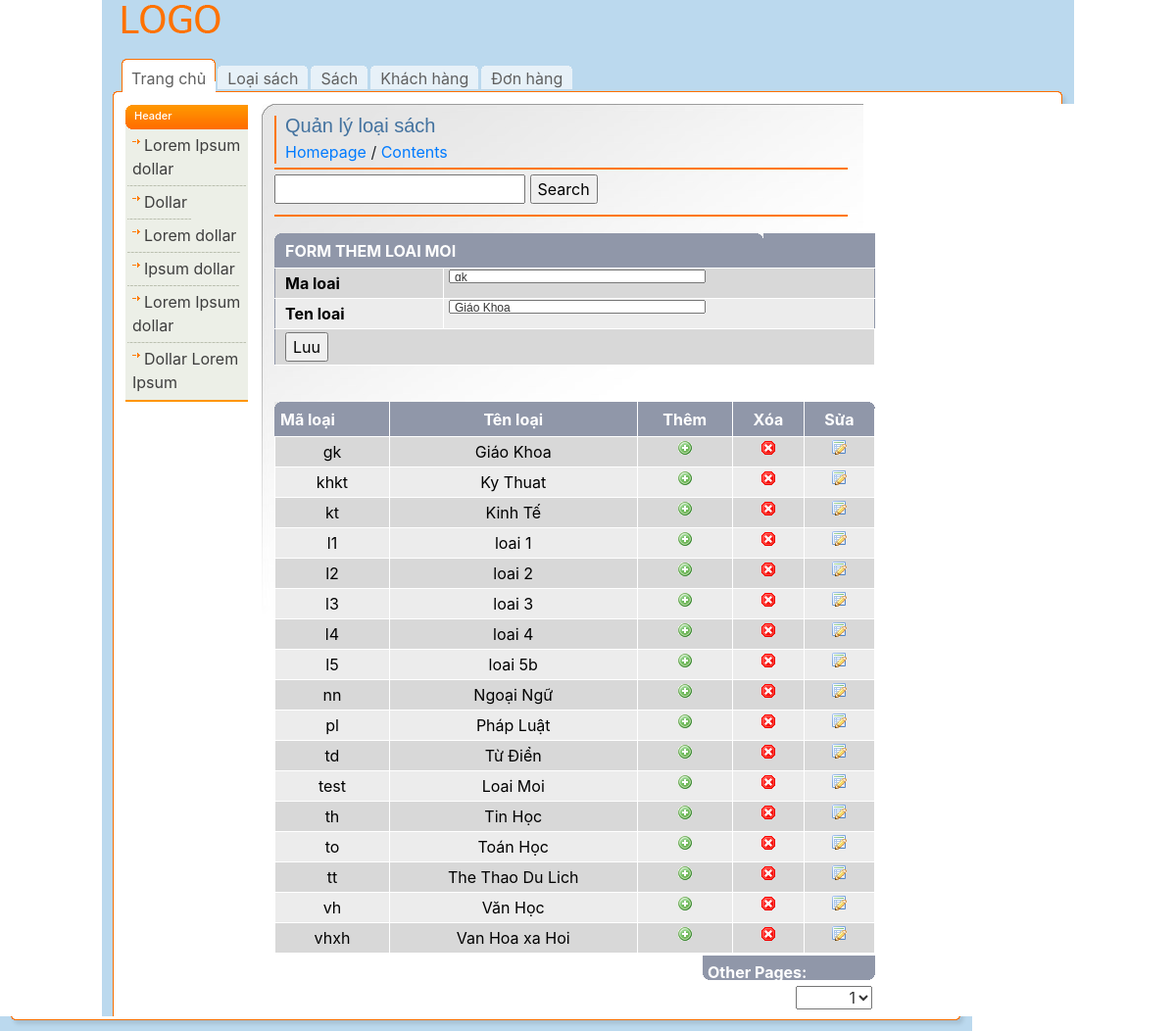
/admin/index.php?mo=loai&ac=sua&ml=gk, run on the app's committed database.
### tables this page shows
CREATE TABLE IF NOT EXISTS `loai` (
  `maloai` varchar(5) NOT NULL,
  `tenloai` varchar(50) NOT NULL,
  PRIMARY KEY (`maloai`)
);

### classes/Db.class.php (called while the page is built, shortened)
<?php
class Db{
		private $pdo= null;
		public function __construct()
		{
			$driver="mysql:host=". HOST."; dbname=". DB_NAME;
			try
			{
				$this->pdo = new PDO($driver, DB_USER, DB_PASS);
				$this->pdo->query("set names 'utf8' ");
			}
			catch(PDOException $e)
			{
				echo "Err:". $e->getMessage();	exit();
			}
		}
		private function query($sql, $arr = array(), $mode = PDO::FETCH_ASSOC)
		{
			$stm = $this->pdo->prepare($sql);
			if (!$stm->execute( $arr))
				{
				echo "Sql lỗi.";
				echo $this->sql_debug($sql,$arr);
				}
			return $stm->fetchAll($mode);
		}
		public function exeQuery($sql,  $arr = array(), $mode = PDO::FETCH_ASSOC)
		{
			return $this->query($sql, $arr, $mode);
		}
	}
?>

### classes/Loai.class.php (called while the page is built, shortened)
<?php
class Loai extends Db{
	public function tatCa()
	{
		$sql="select * from loai";
		return $this->exeQuery($sql);
	}
	public function thongTin1Loai($ma)
	{
		$sql="select * from loai where maloai=?";
		return $this->exeQuery($sql, array($ma));
	}
}
?>

### admin/loai.php (the view, shortened to what this page needs)
<?php
include_once("../classes/Loai.class.php");
$loaiDB=new Loai;
if(isset($_POST['btnAdd']))
{
	if($loaiDB->them($_POST['txtMaLoai'],$_POST['txtTenLoai'])>0)
		echo "them thanh cong";
	else
		echo "Them ko thanh cong";
}
else if(isset($_POST['btnLuu']))
{
	if($loaiDB->sua($_POST['txtMaLoai'],$_POST['txtTenLoai'])>0)
		echo "Sua thanh cong";
	else
		echo "Sua ko thanh cong";
}else if(isset($_REQUEST['ac']) && $_REQUEST['ac']=="sua")
{
	$loaisua=$loaiDB->thongTin1Loai($_GET['ml']);
}
$dsloai=$loaiDB->tatCa();
?>
<div class="select-bar">
        <label>
        <input type="text" name="textfield" />
        </label>
        <label>
        <input type="submit" name="Submit" value="Search" />
        </label>
      </div>
      	<form action="" method="post">
                  <div class="table" style="width:500px !important;"> <img src="img/bg-th-left.gif" width="8" height="7" alt="" class="left" /> <img src="img/bg-th-right.gif" width="7" height="7" alt="" class="right" />
        <table class="listing form" cellpadding="0" cellspacing="0" width="400">
          <tr>
            <th class="full" colspan="2">FORM THEM LOAI MOI</th>
          </tr>
          <tr>
            <td class="first" width="172"><strong>Ma loai</strong></td>
            <td class="last"><input type="text" class="text" name="txtMaLoai" id="txtMaLoai" value="<?php if(isset($loaisua[0]['maloai'])) echo $loaisua[0]['maloai']; ?>" /></td>
          </tr>
          <tr class="bg">
            <td class="first" width="172"><strong>Ten loai</strong></td>
            <td class="last"><input type="text" class="text" name="txtTenLoai" id="txtTenLoai" value="<?php if(isset($loaisua[0]['maloai'])) echo $loaisua[0]['tenloai']; ?>" /></td>
          </tr>
          <tr>
            <td class="first" colspan="2"><input type="submit"
            name="<?php if(isset($_REQUEST['ac']) && $_REQUEST['ac']=="sua") echo "btnLuu"; else
			 echo "btnAdd" ?>" value="<?php if(isset($_REQUEST['ac']) && $_REQUEST['ac']=="sua") echo "Luu"; else
			 echo "Them" ?>" /></td>
          </tr>
 			</table>
            </div>
      </form>
      <div class="table"> <img src="img/bg-th-left.gif" width="8" height="7" alt="" class="left" /> <img src="img/bg-th-right.gif" width="7" height="7" alt="" class="right" />
        <table class="listing" cellpadding="0" cellspacing="0">
          <tr>
            <th class="first" >Mã loại</th>
            <th>Tên loại</th>
            <th>Thêm</th>
            <th>Xóa</th>
            <th>Sửa</th>
          </tr>
          <?php
		  $i=1;
		  foreach($dsloai as $loai)
		  {
		  ?>
          <tr <?php if($i%2==0) echo 'class="bg"' ?>>
            <td ><?php echo $loai['maloai'] ?></td>
            <td><?php echo $loai['tenloai'] ?></td>
            <td><img src="img/add-icon.gif" width="16" height="16" alt="" /></td>
            <td><a href="javascript:xoa('<?php echo $loai['maloai'] ?>')"><img src="img/hr.gif" width="16" height="16" alt="" /></a></td>
            <td><a href="index.php?mo=loai&ac=sua&ml=<?php echo $loai['maloai'] ?>"><img src="img/edit-icon.gif" width="16" height="16" alt="" /></a></td>
          </tr>
          <?php
		  	$i++;
		  } ?>
        </table>
        <div class="select"> <strong>Other Pages: </strong>
          <select>
            <option>1</option>
          </select>
        </div>
      </div>

### admin/css/all.css (style rules this page uses)
body { margin:0; padding:0; background:#BBD9EE; color:#000; font-family:tahoma,arial,sans-serif; font-size:11px; }
form { margin:0; padding:0 }
img { border:none; }
a { color:#060606;text-decoration: none }
input { vertical-align:middle }
input.text, select, textarea { font-family:arial,sans-serif; color:#333; font-size:12px; vertical-align:middle; }
input.text { padding:1px 0 0 4px; height:14px; font-weight:normal; }
.select-bar { clear:both; border-top:2px solid #f70; border-bottom:2px solid #f70; padding:5px 0 3px 0; margin:0 0 17px 0; }
div.table { float:left; position:relative; width:614px; margin:0 0 37px 0; }
table.listing { border-bottom:1px solid #9097A9; width:613px; padding:0; margin:0; border:1px solid #9097A9; }
table.listing th { border-top:0 !important; }
table.listing th.full { border-left:0;border-right:0 !important;text-align:left;text-transform:uppercase; }
div.table img.left { position:absolute; top:0; left:0; }
div.table img.right { position:absolute; top:0; right:1px; }
table.listing td, table.listing th { border:1px solid #fff; text-align:center; }
table.listing th { background:#9097A9; color:#fff; padding:5px; }
table.listing td { background:#D8D8D8; color:#000; padding:3px 5px; }
table.listing .bg td { background:#ECECEC; }
table.listing .first { border-left:0px solid #9097A9;text-align:left; }
table.listing .last { border-right:0px solid #9097A9; }
table.listing th.first { background:#9097A9 url(../img/bg-th-left.gif) no-repeat left top;border-left:0; }
table.form .last { padding:1px 0 1px 5px;text-align:left; }
table.form th, table.form td { padding-left:10px; }
table.form input.text { width:262px }
div.table .select { float:right; margin:2px 1px 0 0; width:176px; height:25px; background:#9097A9 url(../img/bg-select.gif); color:#fff; }
div.table .select strong { float:left; padding:5px 0 0 5px; }
div.table .select select { float:right; width:78px; margin:2px 3px 0 0; text-align:right; }

### data on the page
loai: txtMaLoai "gk", txtTenLoai "Giáo Khoa", maloai "gk", tenloai "Giáo Khoa"
loai: maloai "khkt", tenloai "Ky Thuat"
loai: maloai "kt", tenloai "Kinh Tế"
loai: maloai "l1", tenloai "loai 1"
loai: maloai "l2", tenloai "loai 2"
loai: maloai "l3", tenloai "loai 3"
loai: maloai "l4", tenloai "loai 4"
loai: maloai "l5", tenloai "loai 5b"
loai: maloai "nn", tenloai "Ngoại Ngữ"
loai: maloai "pl", tenloai "Pháp Luật"
loai: maloai "td", tenloai "Từ Điển"
loai: maloai "test", tenloai "Loai Moi"
loai: maloai "th", tenloai "Tin Học"
loai: maloai "to", tenloai "Toán Học"
loai: maloai "tt", tenloai "The Thao Du Lich"
loai: maloai "vh", tenloai "Văn Học"
loai: maloai "vhxh", tenloai "Van Hoa xa Hoi"
